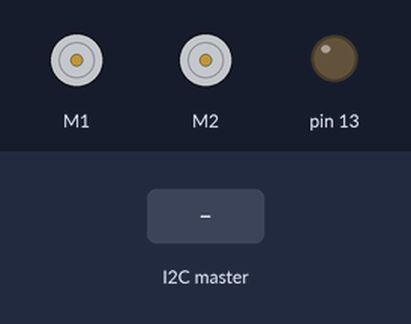
This sketch was run on a simulated Arduino Leonardo, built with avr-gcc and run on an emulated ATmega32U4. Parts: 2 × DC motor (green arrow = forward, orange = backward, longer = faster), output pins drawn as LEDs (lit = HIGH). Inputs (shaded band) come from the test bench.

Above: at 2.2 s.
2.3 s: the I2C master sends the byte 90
At 2.6 s:
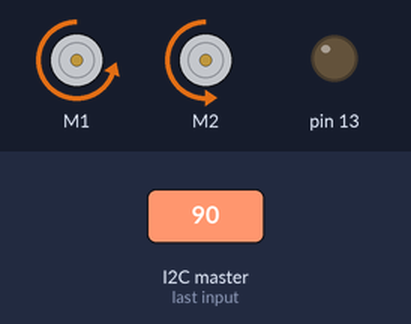
3.8 s: the I2C master sends the byte 1
At 5.2 s:
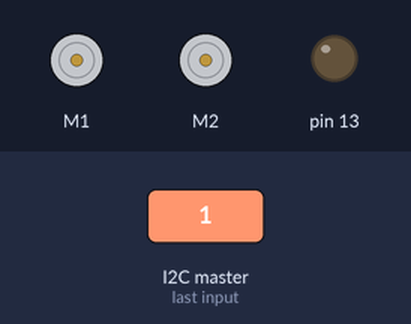
Timing chart, 0 to 6.8 s (numbered marks = the images above; inputs shaded):
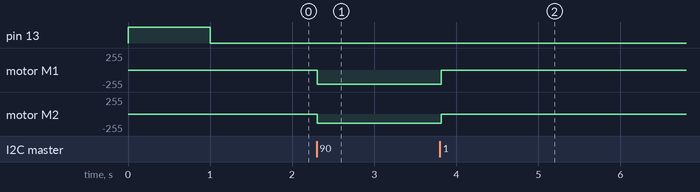

Measured:
- after the input at 2.3 s, motor M1: stopped → backward 212/255 at once; motor M2: stopped → backward 139/255 at once
- after the input at 3.8 s, motor M1: backward 212/255 → stopped at once; motor M2: backward 139/255 → stopped at once

The sketch:

sample22.ino
```cpp
#include <Zumo32U4.h>
#include <Wire.h>

//#define _DEBUG

Zumo32U4Motors  motors;
#define I2C_ADDRESS   0x10
#define MOTOR_RUNUP   20    // ボタン時の助走（徐々にスピードアップ）
#define TURN_SPEED    200   // ボタン時の旋回スピード

void setup()
{
  ledRed(1);
  ledYellow(1);
  ledGreen(1);
#ifdef _DEBUG
  Serial.begin(9600);
  while(!Serial);
  Serial.println("Zumo32U4 I2C setup()");
#endif

  Wire.begin(I2C_ADDRESS);  // slave
  Wire.onReceive(dataRecv); // ISR

  delay(1000);
  ledRed(0);
  ledYellow(0);
  ledGreen(0);
}

volatile byte var = 0, varbak = 0;

void loop()
{
  static int   motorL = 0, motorR = 0;

  if ( var == 0 || var & 0x80 ) {
  // ここから


  // ここまで
  }
  else {
    // アナログスティック系
    int p = var >> 4,   // モータパワー（0-6 たまに7）
        a = var & 0x0f; // 進行方向（30度ずつ）
    motorL = motorR = constrain(400*p/6, 0, 400); // パワー設定
    switch ( a ) {
    case 0:   // 0
      motorR = 0;
      break;
    case 1:   // 30
      motorR *= 0.33;
      break;
    case 2:   // 60
      motorR *= 0.66;
      break;
    case 3:   // 90
      break;
    case 4:   // 120
      motorL *= 0.66;
      break;
    case 5:   // 150
      motorL *= 0.33;
      break;
    case 6:   // 180
      motorL = 0;
      break;
    case 7:   // 210
      motorL = -motorL * 0.33;
      motorR = -motorR;
      break;
    case 8:   // 240
      motorL = -motorL * 0.66;
      motorR = -motorR;
      break;
    case 9:   // 270
      motorL = -motorL;
      motorR = -motorR;
      break;
    case 10:  // 300
      motorL = -motorL;
      motorR = -motorR * 0.66;
      break;
    case 11:  // 330
      motorL = -motorL;
      motorR = -motorR * 0.33;
      break;
    }
  }

  motors.setSpeeds(motorL, motorR);
  varbak = var;
  ledRed(0);
  delay(100);
}

void dataRecv(int)
{
  if ( Wire.available() ) {
    var = Wire.read();
    ledRed(1);
  }
}
```
